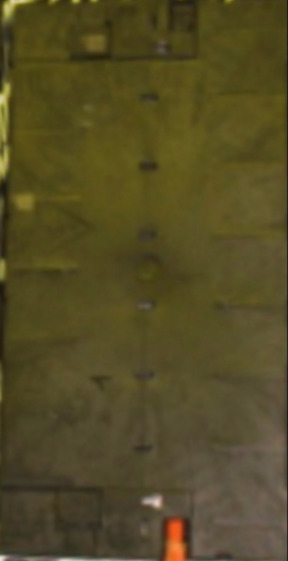
#> input picture src/feature-matching/module1.jpg, 288 x 561 px
$ python main.py
#> lines starting #> are read from the running program, lines starting #| are printed output that depends on the picture; after the words box and inside, x2 and y2 are one past the last pixel; in counts of white or black regions, pixels touching at a corner belong together
### src/feature-matching/feature_matching.py
import cv2

def calculate_image_similarity_orb(target_descriptors, target_keypoints, larger_image, orb, sliding_window, step_size, window_size):
    similarities = []
    positions = []
    rotations = []

    # Slide window over the larger image with different rotations
    for (x, y, window, rotation) in sliding_window(larger_image, step_size, window_size):
        # Find keypoints and descriptors for the window
        window_keypoints, window_descriptors = orb.detectAndCompute(window, None)

        # Initialize brute-force matcher
        bf = cv2.BFMatcher(cv2.NORM_HAMMING, crossCheck=True)

        # Match descriptors
        if target_descriptors is not None and window_descriptors is not None:
            matches = bf.match(target_descriptors, window_descriptors)

            # Sort matches by distance
            matches = sorted(matches, key=lambda x: x.distance)

            # Calculate similarity
            similarity = sum([match.distance for match in matches]) / len(matches)

            similarities.append(similarity)
            positions.append((x, y))
            rotations.append(rotation)

    return similarities, positions, rotations


import cv2

# [32 lines left out: function calculate_image_similarity_sift, not called in this run]

### src/feature-matching/visualization.py
import cv2
import matplotlib.pyplot as plt
import numpy as np
from sklearn.cluster import KMeans

# [19 lines left out: function visualize_results, not called in this run]


def visualize_results(larger_image_path, positions, rotations, w_size):
    # Load larger image for visualization
    larger_image_vis = cv2.imread(larger_image_path)

    # Collect bounding boxes
    boxes = []
    for position, rotation in zip(positions, rotations):
        x, y = position
        window_size = w_size  # Adjust window size as needed
        rotated_window_size = (window_size[1], window_size[0]) if rotation % 180 == 90 else window_size
        boxes.append([x, y, x + rotated_window_size[0], y + rotated_window_size[1]])

    # Convert boxes to numpy array
    boxes = np.array(boxes)

    # Apply non-max suppression
    nms_boxes = non_max_suppression(boxes, 0.3)  # Adjust overlap threshold as needed

    # Draw bounding boxes on the larger image
    for (startX, startY, endX, endY) in nms_boxes:
        cv2.rectangle(larger_image_vis, (int(startX), int(startY)), (int(endX), int(endY)), (0, 255, 0), 2)

    # Display the larger image with bounding boxes
    plt.imshow(cv2.cvtColor(larger_image_vis, cv2.COLOR_BGR2RGB))
    plt.title('Top Similar Windows with Bounding Boxes (NMS)')
    plt.axis('off')
    plt.show()


def cluster_similarities(similarities, positions, rotations):
    # Sorting similarities and positions based on similarity scores
    sorted_indices = np.argsort(similarities)
    sorted_similarities = [similarities[i] for i in sorted_indices]
    sorted_positions = [positions[i] for i in sorted_indices]
    sorted_rotations = [rotations[i] for i in sorted_indices]

    # Apply KMeans clustering to select top similar ones
    kmeans = KMeans(n_clusters=10)
    kmeans.fit(np.array(sorted_similarities).reshape(-1, 1))
    ultimate_cluster = kmeans.cluster_centers_.argmax(axis=0)

    top_indices = []
    for id, sim in enumerate(sorted_similarities):
        if kmeans.labels_[id] == ultimate_cluster:
            top_indices.append(id)

    cluster_positions = [sorted_positions[i] for i in top_indices]
    cluster_rotations = [sorted_rotations[i] for i in top_indices]

    colors = ['blue', 'orange', 'green', 'red', 'purple', 'brown', 'pink', 'gray', 'cyan', 'magenta']
    # Plot similarity scores
    plt.figure(figsize=(10, 6))
    for id, sim in enumerate(sorted_similarities):
        plt.scatter(id, sim, color=colors[kmeans.labels_[id]%10])
    #plt.plot(sorted_similarities, marker='o', linestyle='-', color='b')
    plt.title('Similarity Scores Sorted by Ascending Order')
    #plt.xlabel('')
    plt.ylabel('Similarity Score')
    plt.grid(True)
    plt.show()

    return cluster_positions, cluster_rotations

def non_max_suppression(boxes, overlap_thresh):
    if len(boxes) == 0:
        return []

    # Initialize list to keep track of picked indices
    pick = []

    # Get coordinates of bounding boxes
    x1 = boxes[:, 0]
    y1 = boxes[:, 1]
    x2 = boxes[:, 2]
    y2 = boxes[:, 3]

    # Compute areas of bounding boxes
    area = (x2 - x1 + 1) * (y2 - y1 + 1)

    # Sort the bounding boxes by their bottom-right y-coordinate
    idxs = np.argsort(y2)

    # Iterate over the indices of the bounding boxes
    while len(idxs) > 0:
        # Get the index of the last bounding box
        last = len(idxs) - 1
        i = idxs[last]
        pick.append(i)

        # Find the largest (x, y)-coordinates for the start of
        # the bounding box and the smallest (x, y)-coordinates
        # for the end of the bounding box
        xx1 = np.maximum(x1[i], x1[idxs[:last]])
        yy1 = np.maximum(y1[i], y1[idxs[:last]])
        xx2 = np.minimum(x2[i], x2[idxs[:last]])
        yy2 = np.minimum(y2[i], y2[idxs[:last]])

        # Compute the width and height of the bounding boxes
        w = np.maximum(0, xx2 - xx1 + 1)
        h = np.maximum(0, yy2 - yy1 + 1)

        # Compute the ratio of overlap
        overlap = (w * h) / area[idxs[:last]]

        # Delete all indexes from the index list that have
        idxs = np.delete(idxs, np.concatenate(([last],
                                                np.where(overlap > overlap_thresh)[0])))

    # Return only the bounding boxes that were picked
    return boxes[pick]

### src/feature-matching/sliding_window.py
import numpy as np

def sliding_window(image, step_size, window_size, rotations=[0, 90]): #45, 90
    for rotation in rotations:
        rotated_window_size = (window_size[1], window_size[0]) if rotation % 180 == 90 else window_size
        for y in range(0, image.shape[0] - rotated_window_size[1] + 1, step_size[1]):
            for x in range(0, image.shape[1] - rotated_window_size[0] + 1, step_size[0]):
                window = image[y:y + rotated_window_size[1], x:x + rotated_window_size[0]]
                if rotation != 0:
                    window = np.rot90(window, k=rotation // 45)
                yield (x, y, window, rotation)

### src/feature-matching/main.py
target_image_path = 'module1.jpg'
larger_image_path = 'pack1.png'

import cv2
import numpy as np
from sliding_window import sliding_window
from feature_matching import calculate_image_similarity_orb, calculate_image_similarity_sift
from visualization import visualize_results, cluster_similarities

def GW_white_balance(img):
    img_LAB = cv2.cvtColor(img, cv2.COLOR_BGR2LAB)
    avg_a = np.average(img_LAB[:, :, 1])
    avg_b = np.average(img_LAB[:, :, 2])
    img_LAB[:, :, 1] = img_LAB[:, :, 1] - ((avg_a - 128) * (img_LAB[:, :, 0] / 255.0) * 1.2)
    img_LAB[:, :, 2] = img_LAB[:, :, 2] - ((avg_b - 128) * (img_LAB[:, :, 0] / 255.0) * 1.2)
    balanced_image = cv2.cvtColor(img_LAB, cv2.COLOR_LAB2BGR)
    return balanced_image

target_image = cv2.imread(target_image_path)
#> target_image is the input picture: shape (561, 288, 3); mean B, G, R 36.9, 75.2, 83.8
img = GW_white_balance(target_image)
#> in GW_white_balance, `img_LAB = cv2.cvtColor(img, cv2.COLOR_BGR2LAB)`: img_LAB: shape (561, 288, 3); mean of channels 0, 1, 2 81.5, 125.9, 151.7
#> in GW_white_balance, `avg_a = np.average(img_LAB[:, :, 1])`: avg_a = 125.9
#> in GW_white_balance, `avg_b = np.average(img_LAB[:, :, 2])`: avg_b = 151.7
#> in GW_white_balance, `img_LAB[:, :, 1] = img_LAB[:, :, 1] - ((avg_a - 128) * (img_LAB[:, :, ..`: img_LAB: shape (561, 288, 3); mean of channels 0, 1, 2 81.5, 126, 151.7
#> in GW_white_balance, `img_LAB[:, :, 2] = img_LAB[:, :, 2] - ((avg_b - 128) * (img_LAB[:, :, ..`: img_LAB: shape (561, 288, 3); mean of channels 0, 1, 2 81.5, 126, 142.1
#> in GW_white_balance, `balanced_image = cv2.cvtColor(img_LAB, cv2.COLOR_LAB2BGR)`:
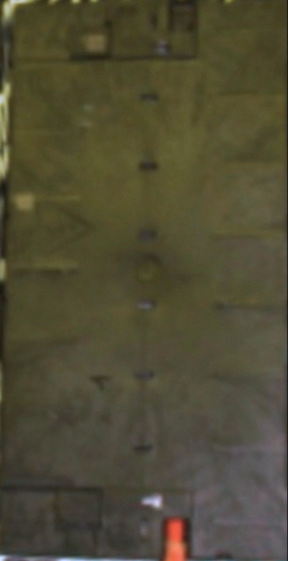
#> balanced_image: shape (561, 288, 3); mean B, G, R 53, 75.6, 80
target_image = cv2.cvtColor(img, cv2.COLOR_BGR2GRAY)
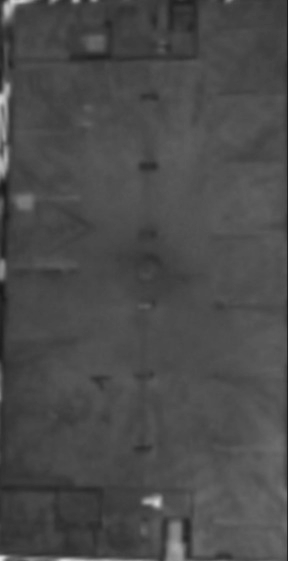
#> target_image: shape (561, 288); min 24, max 229, mean 74.3

# Load images
larger_image = cv2.imread(larger_image_path)
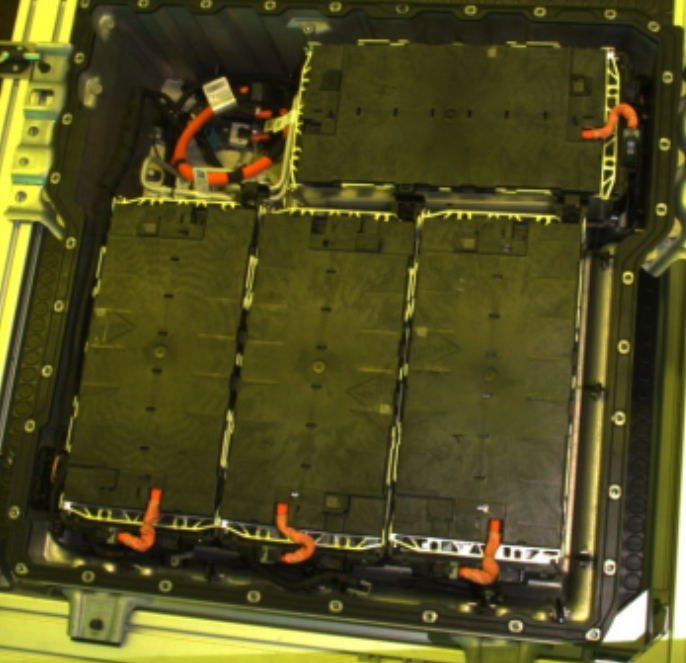
#> input picture src/feature-matching/pack1.png, 686 x 663 px
#> larger_image is the input picture: shape (663, 686, 3); mean B, G, R 32.3, 76.8, 80.6
larger_image = GW_white_balance(larger_image)
#> in GW_white_balance (call 2), `img_LAB = cv2.cvtColor(img, cv2.COLOR_BGR2LAB)`: img_LAB: shape (663, 686, 3); mean of channels 0, 1, 2 79.7, 123.2, 153.4
#> in GW_white_balance (call 2), `avg_a = np.average(img_LAB[:, :, 1])`: avg_a = 123.2
#> in GW_white_balance (call 2), `avg_b = np.average(img_LAB[:, :, 2])`: avg_b = 153.4
#> in GW_white_balance (call 2), `img_LAB[:, :, 1] = img_LAB[:, :, 1] - ((avg_a - 128) * (img_LAB[:, :, ..`: img_LAB: shape (663, 686, 3); mean of channels 0, 1, 2 79.7, 124.5, 153.4
#> in GW_white_balance (call 2), `img_LAB[:, :, 2] = img_LAB[:, :, 2] - ((avg_b - 128) * (img_LAB[:, :, ..`: img_LAB: shape (663, 686, 3); mean of channels 0, 1, 2 79.7, 124.5, 143.4
#> in GW_white_balance (call 2), `balanced_image = cv2.cvtColor(img_LAB, cv2.COLOR_LAB2BGR)`:
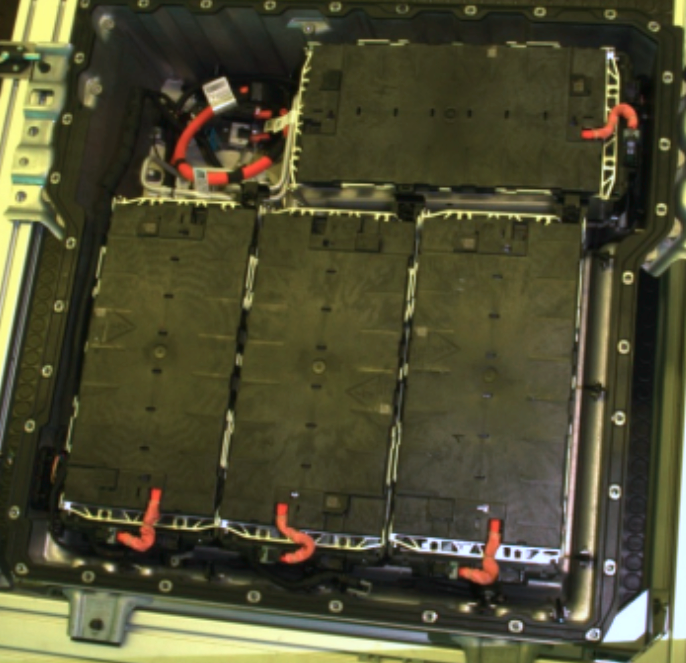
#> balanced_image: shape (663, 686, 3); mean B, G, R 50.4, 76.6, 78.4
larger_image = cv2.cvtColor(larger_image, cv2.COLOR_BGR2GRAY)
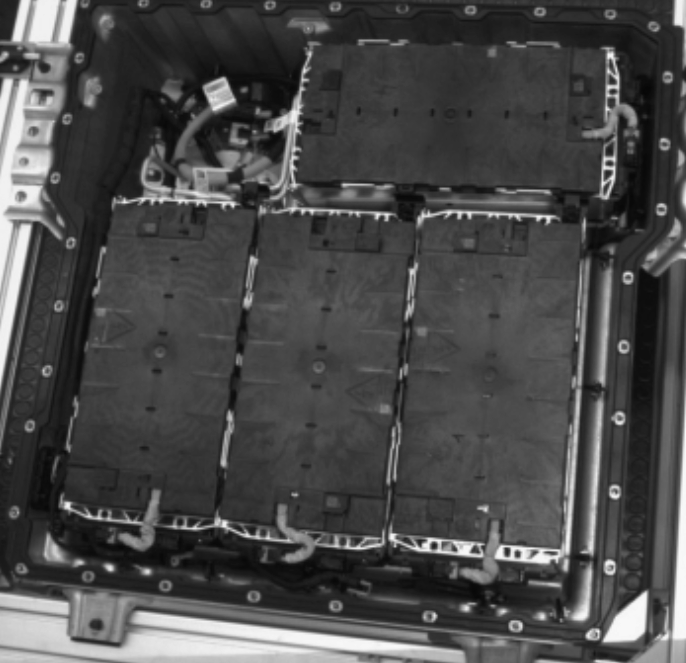
#> larger_image: shape (663, 686); min 7, max 249, mean 74.2

#larger_image = cv2.resize(larger_image, (larger_image.shape[0]//2, larger_image.shape[1]//2))

### SELECT DETECTOR

# Initialize ORB detector
orb = cv2.ORB_create()
# Find keypoints and descriptors for the target image
target_keypoints, target_descriptors = orb.detectAndCompute(target_image, None)
#> target_keypoints = 12 keypoints; strongest (x, y, size): (157, 505, 53.6), (157, 498, 44.6), (145, 501, 53.6), (157, 504, 31)


# Initialize SIFT detector
#sift = cv2.SIFT_create()
# Find keypoints and descriptors for the target image
#target_keypoints, target_descriptors = sift.detectAndCompute(target_image, None)

# Set window size and step size
window_size = (int(target_image.shape[0]*0.7), int(target_image.shape[1]*0.7))
#> window_size = (392, 201)
step_size = (20, 20)

# Calculate similarity
similarities, positions, rotations = calculate_image_similarity_orb(target_descriptors, target_keypoints, larger_image, orb, sliding_window, step_size, window_size)
#> the loop in calculate_image_similarity_orb, `for (x, y, window, rotation) in sliding_window(larger_image, step_size..` made 710 passes
#> (x, y, matches, similarity) on passes 1 to 12: (0, 0, 8 matches, 60.75), (20, 0, 8 matches, 61.75), (40, 0, 7 matches, 59.71), (60, 0, 9 matches, 63.22), (80, 0, 9 matches, 65.11), (100, 0, 10 matches, 65), (120, 0, 10 matches, 63.9), (140, 0, 9 matches, 65.33), (160, 0, 10 matches, 56.6), (180, 0, 7 matches, 61), (200, 0, 8 matches, 60.38), (220, 0, 7 matches, 59.43)
#> (matches, similarity) on passes 61 to 66: (8 matches, 68.88), (10 matches, 69.2), (8 matches, 65.12), (8 matches, 64.62), (9 matches, 66.33), (9 matches, 65.78)
#> after the loop in calculate_image_similarity_orb, `for (x, y, window, rotation) in sliding_window(larger_image, step_size..`: positions = 710 pairs, first value 0 to 480, second value 0 to 460; rotations = 710 values from 0 to 90; similarities = 710 values, max 74.86 at index 241, min 30.88 at index 657, mean 61.95
#> rotations = 710 values from 0 to 90
#similarities, positions, rotations = calculate_image_similarity_sift(target_descriptors, target_keypoints, larger_image, sift, sliding_window, step_size, window_size)

cluster_positions, cluster_rotations = cluster_similarities(similarities, positions, rotations)
#> in cluster_similarities, `sorted_indices = np.argsort(similarities)`: sorted_indices = 710 values, max 709 at index 307, min 0 at index 215, mean 354.5
#> in cluster_similarities, `sorted_similarities = [similarities[i] for i in sorted_indices]`: sorted_similarities = 710 values from 30.88 to 74.86
#> in cluster_similarities, `sorted_positions = [positions[i] for i in sorted_indices]`: sorted_positions has the same summary as positions in calculate_image_similarity_orb
#> in cluster_similarities, `sorted_rotations = [rotations[i] for i in sorted_indices]`: sorted_rotations = 710 values, max 90 at index 0, min 0 at index 16, mean 44.37
#> the loop in cluster_similarities, `for id, sim in enumerate(sorted_similarities):` made 710 passes
#> sim on passes 1 to 3: 30.88, 35.38, 37.12
#> after the loop in cluster_similarities, `for id, sim in enumerate(sorted_similarities):`: top_indices = 62 values from 648 to 709
#> in cluster_similarities, `cluster_positions = [sorted_positions[i] for i in top_indices]`: cluster_positions = 62 pairs, first value 0 to 280, second value 0 to 320
#> in cluster_similarities, `cluster_rotations = [sorted_rotations[i] for i in top_indices]`: cluster_rotations = 62 values, max 90 at index 0, min 0 at index 1, mean 17.42
#> in cluster_similarities, `plt.show()`:
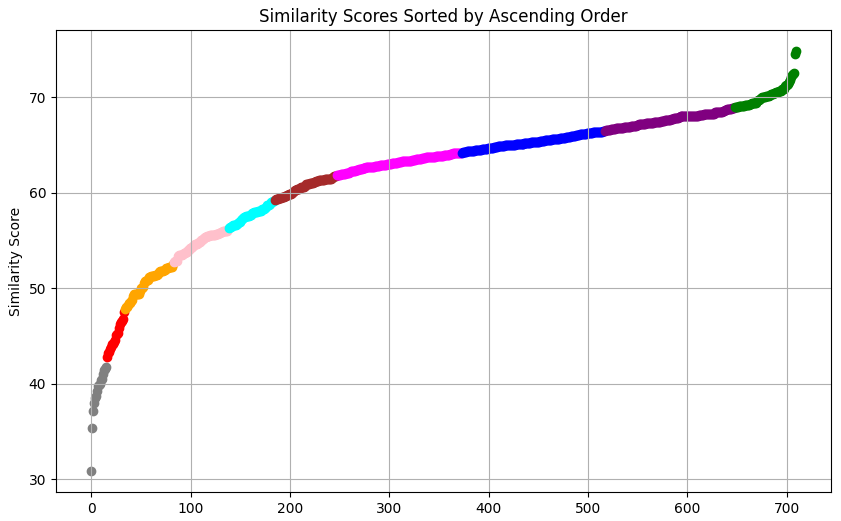
#> figure drawn by matplotlib, 1 panel

# [6 lines of commented-out code are left out]
visualize_results(larger_image_path, cluster_positions, cluster_rotations, w_size=window_size)
#> the loop in visualize_results, `for position, rotation in zip(positions, rotations):` made 62 passes
#> (rotation, x, y, rotated_window_size) on passes 1 to 12: (90, 200, 140, (201, 392)), (0, 20, 100, (392, 201)), (0, 200, 160, (392, 201)), (0, 100, 320, (392, 201)), (0, 280, 80, (392, 201)), (0, 80, 120, (392, 201)), (90, 260, 260, (201, 392)), (0, 60, 100, (392, 201)), (0, 260, 120, (392, 201)), (0, 40, 220, (392, 201)), (0, 160, 140, (392, 201)), (0, 180, 160, (392, 201))
#> after the loop in visualize_results, `for position, rotation in zip(positions, rotations):`: boxes = 62 items, first 6: [200, 140, 401, 532], [20, 100, 412, 301], [200, 160, 592, 361], [100, 320, 492, 521], [280, 80, 672, 281], [80, 120, 472, 321]
#> in visualize_results, `boxes = np.array(boxes)`: boxes = 62 rows, first 6: [200, 140, 401, 532], [20, 100, 412, 301], [200, 160, 592, 361], [100, 320, 492, 521], [280, 80, 672, 281], [80, 120, 472, 321]
#> in non_max_suppression, `x1 = boxes[:, 0]`: x1 = 62 values, max 280 at index 4, min 0 at index 19, mean 131.3
#> in non_max_suppression, `y1 = boxes[:, 1]`: y1 = 62 values, max 320 at index 3, min 0 at index 32, mean 167.7
#> in non_max_suppression, `x2 = boxes[:, 2]`: x2 = 62 values, max 672 at index 4, min 201 at index 19, mean 486.3
#> in non_max_suppression, `y2 = boxes[:, 3]`: y2 = 62 values, max 652 at index 6, min 261 at index 38, mean 405.7
#> in non_max_suppression, `area = (x2 - x1 + 1) * (y2 - y1 + 1)`: area = 62 values from 79386 to 79386
#> in non_max_suppression, `idxs = np.argsort(y2)`: idxs = 62 values, max 61 at index 56, min 0 at index 57, mean 30.5
#> the loop in non_max_suppression, `while len(idxs) > 0:` made 4 passes
#> (last, i) on passes 1 to 2: (61, 6), (32, 19)
#> (last, i, idxs) on pass 3: (30, 20, [47, 4, 27, 17])
#> after the loop in non_max_suppression, `while len(idxs) > 0:`: idxs = empty array; pick = [6, 19, 20, 17]
#> in visualize_results, `nms_boxes = non_max_suppression(boxes, 0.3)`: nms_boxes = [[260, 260, 461, 652], [0, 200, 201, 592], [180, 60, 381, 452], [280, 160, 672, 361]]
#> the loop in visualize_results, `for (startX, startY, endX, endY) in nms_boxes:` made 4 passes
#> after the loop in visualize_results, `for (startX, startY, endX, endY) in nms_boxes:`:
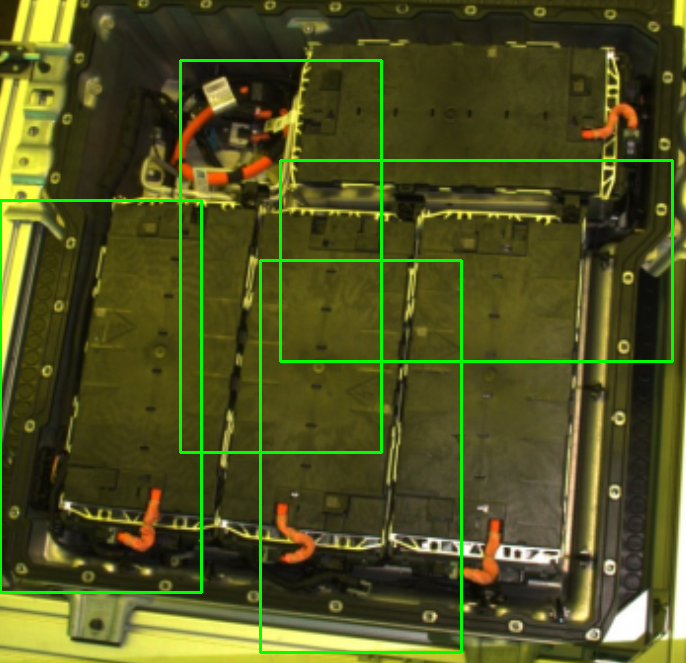
#> larger_image_vis: shape (663, 686, 3); 3.02% of pixels changed, all inside (x1, y1, x2, y2) = (0, 59, 674, 654)
